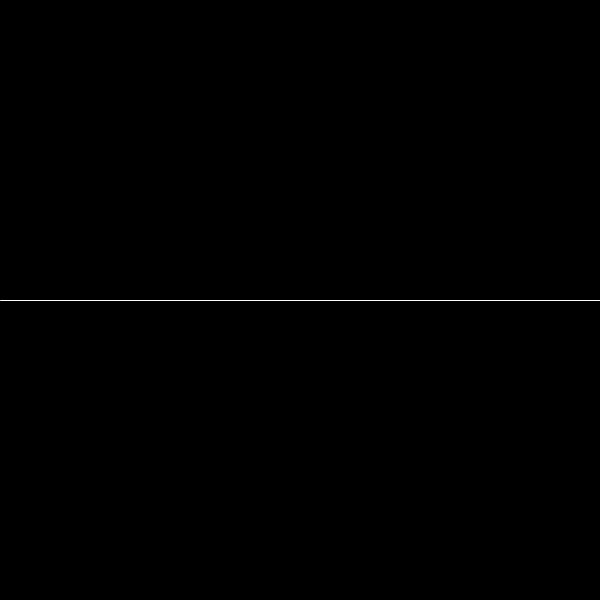
Frame 1 (no input)
Frame 60 (the mouse pressed at the canvas centre just before this capture): identical to frame 1, image omitted
Frame 120 (the mouse held since frame 60 and released just before this capture): identical to frame 1, image omitted

The Processing sketch that drew this single still picture (run headless with seeded random() and noise(); from frame 60 on, the mouse is pressed at the canvas centre):

// Processing sketch: Koch
// ── Koch.pde
ArrayList<Segment> segments;

void setup() {
	size(600, 600);
	segments = new ArrayList<Segment>();

	PVector a = new PVector(0, 300);
	PVector b = new PVector(600, 300);
	segments.add(new Segment(a, b));
}

void draw() {
	background(0);

	stroke(255);
	for (Segment s : segments) {
		s.show();
	}
}

// ── Segment.pde
class Segment {
   PVector a;
   PVector b;
   
   Segment(PVector a_, PVector b_) {
     a = a_.copy();
     b = b_.copy();
   }

	Segment[] generate() {
		Segment[] children = new Segment[4];

		return null;
	}

	void show() {
		stroke(255);
		line(a.x, a.y, b.x, b.y);
	}
}
